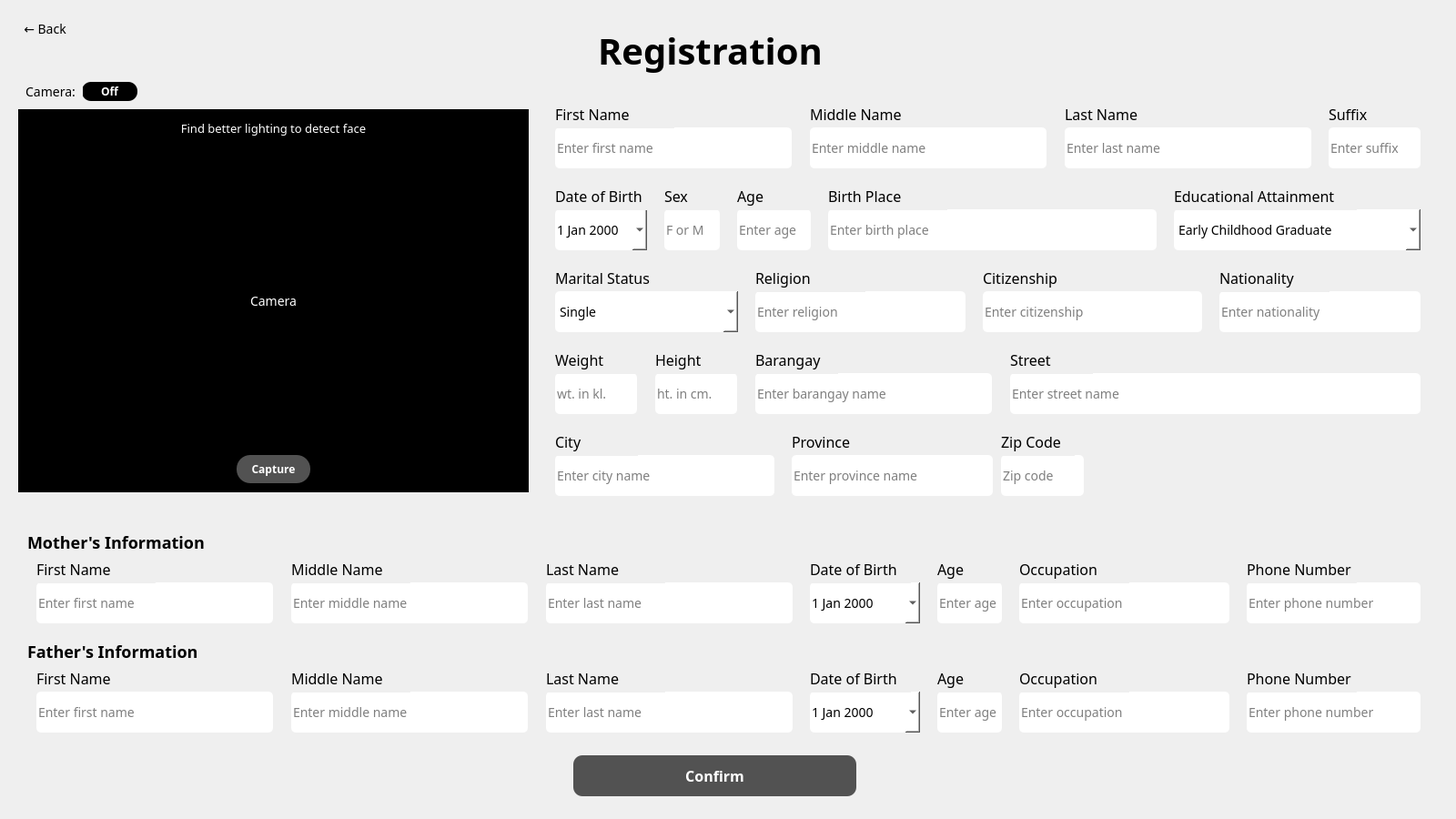
<?xml version="1.0" encoding="UTF-8"?>
<ui version="4.0">
 <class>Form</class>
 <widget class="QWidget" name="Form">
  <property name="geometry">
   <rect>
    <x>0</x>
    <y>0</y>
    <width>1600</width>
    <height>900</height>
   </rect>
  </property>
  <property name="windowTitle">
   <string>Face Card Register</string>
  </property>
  <property name="styleSheet">
   <string notr="true">*{
	background-color: #efefef;
	font-family: Poppins;
	font-size: 14px;
}


QPushButton#regConfirmBtn{
	background-color: #525252;
	color: white;
	border-radius: 10px;
	font-weight: 650;
	font-size: 16px;
}


QPushButton#regConfirmBtn:hover{
	background-color: black;
}


</string>
  </property>
  <property name="windowFilePath">
   <string>++++*</string>
  </property>
  <widget class="QLabel" name="registrationLabel">
   <property name="geometry">
    <rect>
     <x>620</x>
     <y>20</y>
     <width>321</width>
     <height>71</height>
    </rect>
   </property>
   <property name="styleSheet">
    <string notr="true">font-size: 40px;
font-weight: bold;
color: black;</string>
   </property>
   <property name="text">
    <string>Registration</string>
   </property>
   <property name="alignment">
    <set>Qt::AlignCenter</set>
   </property>
  </widget>
  <widget class="QPushButton" name="regConfirmBtn">
   <property name="geometry">
    <rect>
     <x>630</x>
     <y>830</y>
     <width>311</width>
     <height>45</height>
    </rect>
   </property>
   <property name="styleSheet">
    <string notr="true"/>
   </property>
   <property name="text">
    <string>Confirm</string>
   </property>
  </widget>
  <widget class="QLineEdit" name="paOccupationField">
   <property name="geometry">
    <rect>
     <x>1120</x>
     <y>760</y>
     <width>231</width>
     <height>45</height>
    </rect>
   </property>
   <property name="styleSheet">
    <string notr="true">background-color: white;
border-radius: 5px;</string>
   </property>
   <property name="placeholderText">
    <string>Enter occupation</string>
   </property>
  </widget>
  <widget class="QLineEdit" name="paMnameField">
   <property name="geometry">
    <rect>
     <x>320</x>
     <y>760</y>
     <width>260</width>
     <height>45</height>
    </rect>
   </property>
   <property name="styleSheet">
    <string notr="true">background-color: white;
border-radius: 5px;</string>
   </property>
   <property name="placeholderText">
    <string>Enter middle name</string>
   </property>
  </widget>
  <widget class="QLineEdit" name="paLnameField">
   <property name="geometry">
    <rect>
     <x>600</x>
     <y>760</y>
     <width>271</width>
     <height>45</height>
    </rect>
   </property>
   <property name="styleSheet">
    <string notr="true">background-color: white;
border-radius: 5px;</string>
   </property>
   <property name="placeholderText">
    <string>Enter last name</string>
   </property>
  </widget>
  <widget class="QLabel" name="paLnameLabel">
   <property name="geometry">
    <rect>
     <x>600</x>
     <y>730</y>
     <width>131</width>
     <height>31</height>
    </rect>
   </property>
   <property name="styleSheet">
    <string notr="true">font-size: 16px;</string>
   </property>
   <property name="text">
    <string>Last Name</string>
   </property>
  </widget>
  <widget class="QLineEdit" name="paPhonenumField">
   <property name="geometry">
    <rect>
     <x>1370</x>
     <y>760</y>
     <width>191</width>
     <height>45</height>
    </rect>
   </property>
   <property name="styleSheet">
    <string notr="true">background-color: white;
border-radius: 5px;</string>
   </property>
   <property name="text">
    <string/>
   </property>
   <property name="placeholderText">
    <string>Enter phone number</string>
   </property>
  </widget>
  <widget class="QLineEdit" name="paAgeField">
   <property name="geometry">
    <rect>
     <x>1030</x>
     <y>760</y>
     <width>71</width>
     <height>45</height>
    </rect>
   </property>
   <property name="styleSheet">
    <string notr="true">background-color: white;
border-radius: 5px;</string>
   </property>
   <property name="placeholderText">
    <string>Enter age</string>
   </property>
  </widget>
  <widget class="QDateEdit" name="paDobField">
   <property name="geometry">
    <rect>
     <x>890</x>
     <y>760</y>
     <width>121</width>
     <height>45</height>
    </rect>
   </property>
   <property name="styleSheet">
    <string notr="true">background-color: white;
border-radius: 5px;
color: black;</string>
   </property>
   <property name="calendarPopup">
    <bool>true</bool>
   </property>
  </widget>
  <widget class="QLabel" name="paAgeLabel">
   <property name="geometry">
    <rect>
     <x>1030</x>
     <y>730</y>
     <width>81</width>
     <height>31</height>
    </rect>
   </property>
   <property name="styleSheet">
    <string notr="true">font-size: 16px;</string>
   </property>
   <property name="text">
    <string>Age</string>
   </property>
  </widget>
  <widget class="QLabel" name="paDobLabel">
   <property name="geometry">
    <rect>
     <x>890</x>
     <y>730</y>
     <width>111</width>
     <height>31</height>
    </rect>
   </property>
   <property name="styleSheet">
    <string notr="true">font-size: 16px;</string>
   </property>
   <property name="text">
    <string>Date of Birth</string>
   </property>
  </widget>
  <widget class="QLabel" name="paMnameLabel">
   <property name="geometry">
    <rect>
     <x>320</x>
     <y>730</y>
     <width>131</width>
     <height>31</height>
    </rect>
   </property>
   <property name="styleSheet">
    <string notr="true">font-size: 16px;</string>
   </property>
   <property name="text">
    <string>Middle Name</string>
   </property>
  </widget>
  <widget class="QLabel" name="paFnameLabel">
   <property name="geometry">
    <rect>
     <x>40</x>
     <y>730</y>
     <width>131</width>
     <height>31</height>
    </rect>
   </property>
   <property name="styleSheet">
    <string notr="true">font-size: 16px;</string>
   </property>
   <property name="text">
    <string>First Name</string>
   </property>
  </widget>
  <widget class="QLineEdit" name="paFnameField">
   <property name="geometry">
    <rect>
     <x>40</x>
     <y>760</y>
     <width>260</width>
     <height>45</height>
    </rect>
   </property>
   <property name="styleSheet">
    <string notr="true">background-color: white;
border-radius: 5px;</string>
   </property>
   <property name="placeholderText">
    <string>Enter first name</string>
   </property>
  </widget>
  <widget class="QLabel" name="paOccupationLabel">
   <property name="geometry">
    <rect>
     <x>1120</x>
     <y>730</y>
     <width>121</width>
     <height>31</height>
    </rect>
   </property>
   <property name="styleSheet">
    <string notr="true">font-size: 16px;</string>
   </property>
   <property name="text">
    <string>Occupation</string>
   </property>
  </widget>
  <widget class="QLabel" name="momPhonenumLabel_2">
   <property name="geometry">
    <rect>
     <x>1370</x>
     <y>730</y>
     <width>121</width>
     <height>31</height>
    </rect>
   </property>
   <property name="styleSheet">
    <string notr="true">font-size: 16px;</string>
   </property>
   <property name="text">
    <string>Phone Number</string>
   </property>
  </widget>
  <widget class="QLabel" name="momInfoLabel_2">
   <property name="geometry">
    <rect>
     <x>30</x>
     <y>700</y>
     <width>231</width>
     <height>31</height>
    </rect>
   </property>
   <property name="styleSheet">
    <string notr="true">font-size: 18px;
font-weight: 600;</string>
   </property>
   <property name="text">
    <string>Father's Information</string>
   </property>
  </widget>
  <widget class="QLineEdit" name="momFnameField">
   <property name="geometry">
    <rect>
     <x>40</x>
     <y>640</y>
     <width>260</width>
     <height>45</height>
    </rect>
   </property>
   <property name="styleSheet">
    <string notr="true">background-color: white;
border-radius: 5px;</string>
   </property>
   <property name="text">
    <string/>
   </property>
   <property name="placeholderText">
    <string>Enter first name</string>
   </property>
  </widget>
  <widget class="QLabel" name="momInfoLabel">
   <property name="geometry">
    <rect>
     <x>30</x>
     <y>580</y>
     <width>231</width>
     <height>31</height>
    </rect>
   </property>
   <property name="styleSheet">
    <string notr="true">font-size: 18px;
font-weight: 600;</string>
   </property>
   <property name="text">
    <string>Mother's Information</string>
   </property>
  </widget>
  <widget class="QLabel" name="momFnameLabel">
   <property name="geometry">
    <rect>
     <x>40</x>
     <y>610</y>
     <width>131</width>
     <height>31</height>
    </rect>
   </property>
   <property name="styleSheet">
    <string notr="true">font-size: 16px;</string>
   </property>
   <property name="text">
    <string>First Name</string>
   </property>
  </widget>
  <widget class="QLineEdit" name="momMnameField">
   <property name="geometry">
    <rect>
     <x>320</x>
     <y>640</y>
     <width>260</width>
     <height>45</height>
    </rect>
   </property>
   <property name="styleSheet">
    <string notr="true">background-color: white;
border-radius: 5px;</string>
   </property>
   <property name="placeholderText">
    <string>Enter middle name</string>
   </property>
  </widget>
  <widget class="QLabel" name="momMnameLabel">
   <property name="geometry">
    <rect>
     <x>320</x>
     <y>610</y>
     <width>131</width>
     <height>31</height>
    </rect>
   </property>
   <property name="styleSheet">
    <string notr="true">font-size: 16px;</string>
   </property>
   <property name="text">
    <string>Middle Name</string>
   </property>
  </widget>
  <widget class="QLineEdit" name="momLnameField">
   <property name="geometry">
    <rect>
     <x>600</x>
     <y>640</y>
     <width>271</width>
     <height>45</height>
    </rect>
   </property>
   <property name="styleSheet">
    <string notr="true">background-color: white;
border-radius: 5px;</string>
   </property>
   <property name="placeholderText">
    <string>Enter last name</string>
   </property>
  </widget>
  <widget class="QLabel" name="momLnameLabel">
   <property name="geometry">
    <rect>
     <x>600</x>
     <y>610</y>
     <width>131</width>
     <height>31</height>
    </rect>
   </property>
   <property name="styleSheet">
    <string notr="true">font-size: 16px;</string>
   </property>
   <property name="text">
    <string>Last Name</string>
   </property>
  </widget>
  <widget class="QDateEdit" name="momDobField">
   <property name="geometry">
    <rect>
     <x>890</x>
     <y>640</y>
     <width>121</width>
     <height>45</height>
    </rect>
   </property>
   <property name="styleSheet">
    <string notr="true">background-color: white;
border-radius: 5px;
color: black;</string>
   </property>
   <property name="calendarPopup">
    <bool>true</bool>
   </property>
  </widget>
  <widget class="QLabel" name="momDobLabel">
   <property name="geometry">
    <rect>
     <x>890</x>
     <y>610</y>
     <width>111</width>
     <height>31</height>
    </rect>
   </property>
   <property name="styleSheet">
    <string notr="true">font-size: 16px;</string>
   </property>
   <property name="text">
    <string>Date of Birth</string>
   </property>
  </widget>
  <widget class="QLineEdit" name="momAgeField">
   <property name="geometry">
    <rect>
     <x>1030</x>
     <y>640</y>
     <width>71</width>
     <height>45</height>
    </rect>
   </property>
   <property name="styleSheet">
    <string notr="true">background-color: white;
border-radius: 5px;</string>
   </property>
   <property name="placeholderText">
    <string>Enter age</string>
   </property>
  </widget>
  <widget class="QLabel" name="momAgeLabel">
   <property name="geometry">
    <rect>
     <x>1030</x>
     <y>610</y>
     <width>81</width>
     <height>31</height>
    </rect>
   </property>
   <property name="styleSheet">
    <string notr="true">font-size: 16px;</string>
   </property>
   <property name="text">
    <string>Age</string>
   </property>
  </widget>
  <widget class="QLineEdit" name="momOccupationField">
   <property name="geometry">
    <rect>
     <x>1120</x>
     <y>640</y>
     <width>231</width>
     <height>45</height>
    </rect>
   </property>
   <property name="styleSheet">
    <string notr="true">background-color: white;
border-radius: 5px;</string>
   </property>
   <property name="placeholderText">
    <string>Enter occupation</string>
   </property>
  </widget>
  <widget class="QLabel" name="momOccupationLabel">
   <property name="geometry">
    <rect>
     <x>1120</x>
     <y>610</y>
     <width>121</width>
     <height>31</height>
    </rect>
   </property>
   <property name="styleSheet">
    <string notr="true">font-size: 16px;</string>
   </property>
   <property name="text">
    <string>Occupation</string>
   </property>
  </widget>
  <widget class="QLineEdit" name="momPhonenumField">
   <property name="geometry">
    <rect>
     <x>1370</x>
     <y>640</y>
     <width>191</width>
     <height>45</height>
    </rect>
   </property>
   <property name="styleSheet">
    <string notr="true">background-color: white;
border-radius: 5px;</string>
   </property>
   <property name="text">
    <string/>
   </property>
   <property name="placeholderText">
    <string>Enter phone number</string>
   </property>
  </widget>
  <widget class="QLabel" name="momPhonenumLabel">
   <property name="geometry">
    <rect>
     <x>1370</x>
     <y>610</y>
     <width>121</width>
     <height>31</height>
    </rect>
   </property>
   <property name="styleSheet">
    <string notr="true">font-size: 16px;</string>
   </property>
   <property name="text">
    <string>Phone Number</string>
   </property>
  </widget>
  <widget class="QLabel" name="suffixLabel">
   <property name="geometry">
    <rect>
     <x>1460</x>
     <y>110</y>
     <width>71</width>
     <height>31</height>
    </rect>
   </property>
   <property name="styleSheet">
    <string notr="true">font-size: 16px;</string>
   </property>
   <property name="text">
    <string>Suffix</string>
   </property>
  </widget>
  <widget class="QLabel" name="lnameLabel">
   <property name="geometry">
    <rect>
     <x>1170</x>
     <y>110</y>
     <width>131</width>
     <height>31</height>
    </rect>
   </property>
   <property name="styleSheet">
    <string notr="true">font-size: 16px;</string>
   </property>
   <property name="text">
    <string>Last Name</string>
   </property>
  </widget>
  <widget class="QLineEdit" name="fnameField">
   <property name="geometry">
    <rect>
     <x>610</x>
     <y>140</y>
     <width>260</width>
     <height>45</height>
    </rect>
   </property>
   <property name="styleSheet">
    <string notr="true">background-color: white;
border-radius: 5px;</string>
   </property>
   <property name="placeholderText">
    <string>Enter first name</string>
   </property>
  </widget>
  <widget class="QLabel" name="mnameLabel">
   <property name="geometry">
    <rect>
     <x>890</x>
     <y>110</y>
     <width>131</width>
     <height>31</height>
    </rect>
   </property>
   <property name="styleSheet">
    <string notr="true">font-size: 16px;</string>
   </property>
   <property name="text">
    <string>Middle Name</string>
   </property>
  </widget>
  <widget class="QLineEdit" name="suffixField">
   <property name="geometry">
    <rect>
     <x>1460</x>
     <y>140</y>
     <width>101</width>
     <height>45</height>
    </rect>
   </property>
   <property name="styleSheet">
    <string notr="true">background-color: white;
border-radius: 5px;</string>
   </property>
   <property name="placeholderText">
    <string>Enter suffix</string>
   </property>
  </widget>
  <widget class="QLabel" name="fnameLabel">
   <property name="geometry">
    <rect>
     <x>610</x>
     <y>110</y>
     <width>131</width>
     <height>31</height>
    </rect>
   </property>
   <property name="styleSheet">
    <string notr="true">font-size: 16px;</string>
   </property>
   <property name="text">
    <string>First Name</string>
   </property>
  </widget>
  <widget class="QLineEdit" name="mnameField">
   <property name="geometry">
    <rect>
     <x>890</x>
     <y>140</y>
     <width>260</width>
     <height>45</height>
    </rect>
   </property>
   <property name="styleSheet">
    <string notr="true">background-color: white;
border-radius: 5px;</string>
   </property>
   <property name="placeholderText">
    <string>Enter middle name</string>
   </property>
  </widget>
  <widget class="QLineEdit" name="lnameField">
   <property name="geometry">
    <rect>
     <x>1170</x>
     <y>140</y>
     <width>271</width>
     <height>45</height>
    </rect>
   </property>
   <property name="styleSheet">
    <string notr="true">background-color: white;
border-radius: 5px;</string>
   </property>
   <property name="placeholderText">
    <string>Enter last name</string>
   </property>
  </widget>
  <widget class="QLineEdit" name="sexField">
   <property name="geometry">
    <rect>
     <x>730</x>
     <y>230</y>
     <width>61</width>
     <height>45</height>
    </rect>
   </property>
   <property name="styleSheet">
    <string notr="true">background-color: white;
border-radius: 5px;</string>
   </property>
   <property name="placeholderText">
    <string>F or M</string>
   </property>
  </widget>
  <widget class="QLabel" name="sexLabel">
   <property name="geometry">
    <rect>
     <x>730</x>
     <y>200</y>
     <width>61</width>
     <height>31</height>
    </rect>
   </property>
   <property name="styleSheet">
    <string notr="true">font-size: 16px;</string>
   </property>
   <property name="text">
    <string>Sex</string>
   </property>
  </widget>
  <widget class="QDateEdit" name="dobField">
   <property name="geometry">
    <rect>
     <x>610</x>
     <y>230</y>
     <width>101</width>
     <height>45</height>
    </rect>
   </property>
   <property name="styleSheet">
    <string notr="true">background-color: white;
border-radius: 5px;
color: black;</string>
   </property>
   <property name="calendarPopup">
    <bool>true</bool>
   </property>
  </widget>
  <widget class="QLabel" name="dobLabel">
   <property name="geometry">
    <rect>
     <x>610</x>
     <y>200</y>
     <width>111</width>
     <height>31</height>
    </rect>
   </property>
   <property name="styleSheet">
    <string notr="true">font-size: 16px;</string>
   </property>
   <property name="text">
    <string>Date of Birth</string>
   </property>
  </widget>
  <widget class="QLineEdit" name="ageField">
   <property name="geometry">
    <rect>
     <x>810</x>
     <y>230</y>
     <width>81</width>
     <height>45</height>
    </rect>
   </property>
   <property name="styleSheet">
    <string notr="true">background-color: white;
border-radius: 5px;</string>
   </property>
   <property name="placeholderText">
    <string>Enter age</string>
   </property>
  </widget>
  <widget class="QLabel" name="ageLabel">
   <property name="geometry">
    <rect>
     <x>810</x>
     <y>200</y>
     <width>81</width>
     <height>31</height>
    </rect>
   </property>
   <property name="styleSheet">
    <string notr="true">font-size: 16px;</string>
   </property>
   <property name="text">
    <string>Age</string>
   </property>
  </widget>
  <widget class="QLineEdit" name="birthplaceField">
   <property name="geometry">
    <rect>
     <x>910</x>
     <y>230</y>
     <width>361</width>
     <height>45</height>
    </rect>
   </property>
   <property name="styleSheet">
    <string notr="true">background-color: white;
border-radius: 5px;</string>
   </property>
   <property name="placeholderText">
    <string>Enter birth place</string>
   </property>
  </widget>
  <widget class="QLabel" name="birthplaceLabel">
   <property name="geometry">
    <rect>
     <x>910</x>
     <y>200</y>
     <width>131</width>
     <height>31</height>
    </rect>
   </property>
   <property name="styleSheet">
    <string notr="true">font-size: 16px;</string>
   </property>
   <property name="text">
    <string>Birth Place</string>
   </property>
  </widget>
  <widget class="QComboBox" name="educattField">
   <property name="geometry">
    <rect>
     <x>1290</x>
     <y>230</y>
     <width>271</width>
     <height>45</height>
    </rect>
   </property>
   <property name="styleSheet">
    <string notr="true">background-color: white;
border-radius: 5px;
font-size: 14px</string>
   </property>
   <item>
    <property name="text">
     <string>Early Childhood Graduate</string>
    </property>
   </item>
   <item>
    <property name="text">
     <string>Some Elementary</string>
    </property>
   </item>
   <item>
    <property name="text">
     <string>Elementary Graduate</string>
    </property>
   </item>
   <item>
    <property name="text">
     <string>Some High School</string>
    </property>
   </item>
   <item>
    <property name="text">
     <string>High School Graduate</string>
    </property>
   </item>
   <item>
    <property name="text">
     <string>Some College</string>
    </property>
   </item>
   <item>
    <property name="text">
     <string>Associate's Degree</string>
    </property>
   </item>
   <item>
    <property name="text">
     <string>Bachelor's Degree</string>
    </property>
   </item>
   <item>
    <property name="text">
     <string>Master's Degree</string>
    </property>
   </item>
   <item>
    <property name="text">
     <string>Doctorate Degree</string>
    </property>
   </item>
   <item>
    <property name="text">
     <string>Other</string>
    </property>
   </item>
  </widget>
  <widget class="QLabel" name="educattLabel">
   <property name="geometry">
    <rect>
     <x>1290</x>
     <y>200</y>
     <width>201</width>
     <height>31</height>
    </rect>
   </property>
   <property name="styleSheet">
    <string notr="true">font-size: 16px;</string>
   </property>
   <property name="text">
    <string>Educational Attainment</string>
   </property>
  </widget>
  <widget class="QLabel" name="mstatusLabel">
   <property name="geometry">
    <rect>
     <x>610</x>
     <y>290</y>
     <width>121</width>
     <height>31</height>
    </rect>
   </property>
   <property name="styleSheet">
    <string notr="true">font-size: 16px;</string>
   </property>
   <property name="text">
    <string>Marital Status</string>
   </property>
  </widget>
  <widget class="QLineEdit" name="nationalityField">
   <property name="geometry">
    <rect>
     <x>1340</x>
     <y>320</y>
     <width>221</width>
     <height>45</height>
    </rect>
   </property>
   <property name="styleSheet">
    <string notr="true">background-color: white;
border-radius: 5px;</string>
   </property>
   <property name="placeholderText">
    <string>Enter nationality</string>
   </property>
  </widget>
  <widget class="QLabel" name="nationalityLabel">
   <property name="geometry">
    <rect>
     <x>1340</x>
     <y>290</y>
     <width>121</width>
     <height>31</height>
    </rect>
   </property>
   <property name="styleSheet">
    <string notr="true">font-size: 16px;</string>
   </property>
   <property name="text">
    <string>Nationality</string>
   </property>
  </widget>
  <widget class="QLineEdit" name="brgyField">
   <property name="geometry">
    <rect>
     <x>830</x>
     <y>410</y>
     <width>260</width>
     <height>45</height>
    </rect>
   </property>
   <property name="styleSheet">
    <string notr="true">background-color: white;
border-radius: 5px;</string>
   </property>
   <property name="text">
    <string/>
   </property>
   <property name="placeholderText">
    <string>Enter barangay name</string>
   </property>
  </widget>
  <widget class="QLabel" name="brgyLabel">
   <property name="geometry">
    <rect>
     <x>830</x>
     <y>380</y>
     <width>91</width>
     <height>31</height>
    </rect>
   </property>
   <property name="styleSheet">
    <string notr="true">font-size: 16px;</string>
   </property>
   <property name="text">
    <string>Barangay</string>
   </property>
  </widget>
  <widget class="QLineEdit" name="religionField">
   <property name="geometry">
    <rect>
     <x>830</x>
     <y>320</y>
     <width>231</width>
     <height>45</height>
    </rect>
   </property>
   <property name="styleSheet">
    <string notr="true">background-color: white;
border-radius: 5px;</string>
   </property>
   <property name="placeholderText">
    <string>Enter religion</string>
   </property>
  </widget>
  <widget class="QLabel" name="religionLabel">
   <property name="geometry">
    <rect>
     <x>830</x>
     <y>290</y>
     <width>121</width>
     <height>31</height>
    </rect>
   </property>
   <property name="styleSheet">
    <string notr="true">font-size: 16px;</string>
   </property>
   <property name="text">
    <string>Religion</string>
   </property>
  </widget>
  <widget class="QLabel" name="citizenshipLabel">
   <property name="geometry">
    <rect>
     <x>1080</x>
     <y>290</y>
     <width>121</width>
     <height>31</height>
    </rect>
   </property>
   <property name="styleSheet">
    <string notr="true">font-size: 16px;</string>
   </property>
   <property name="text">
    <string>Citizenship</string>
   </property>
  </widget>
  <widget class="QLineEdit" name="citizenshipField">
   <property name="geometry">
    <rect>
     <x>1080</x>
     <y>320</y>
     <width>241</width>
     <height>45</height>
    </rect>
   </property>
   <property name="styleSheet">
    <string notr="true">background-color: white;
border-radius: 5px;</string>
   </property>
   <property name="placeholderText">
    <string>Enter citizenship</string>
   </property>
  </widget>
  <widget class="QLineEdit" name="heightField">
   <property name="geometry">
    <rect>
     <x>720</x>
     <y>410</y>
     <width>90</width>
     <height>45</height>
    </rect>
   </property>
   <property name="styleSheet">
    <string notr="true">background-color: white;
border-radius: 5px;</string>
   </property>
   <property name="placeholderText">
    <string>ht. in cm.</string>
   </property>
  </widget>
  <widget class="QLabel" name="heightLabel">
   <property name="geometry">
    <rect>
     <x>720</x>
     <y>380</y>
     <width>91</width>
     <height>31</height>
    </rect>
   </property>
   <property name="styleSheet">
    <string notr="true">font-size: 16px;</string>
   </property>
   <property name="text">
    <string>Height</string>
   </property>
  </widget>
  <widget class="QLineEdit" name="weightField">
   <property name="geometry">
    <rect>
     <x>610</x>
     <y>410</y>
     <width>90</width>
     <height>45</height>
    </rect>
   </property>
   <property name="styleSheet">
    <string notr="true">background-color: white;
border-radius: 5px;</string>
   </property>
   <property name="placeholderText">
    <string>wt. in kl.</string>
   </property>
  </widget>
  <widget class="QLabel" name="weightLabel">
   <property name="geometry">
    <rect>
     <x>610</x>
     <y>380</y>
     <width>91</width>
     <height>31</height>
    </rect>
   </property>
   <property name="styleSheet">
    <string notr="true">font-size: 16px;</string>
   </property>
   <property name="text">
    <string>Weight</string>
   </property>
  </widget>
  <widget class="QLineEdit" name="streetField">
   <property name="geometry">
    <rect>
     <x>1110</x>
     <y>410</y>
     <width>451</width>
     <height>45</height>
    </rect>
   </property>
   <property name="styleSheet">
    <string notr="true">background-color: white;
border-radius: 5px;</string>
   </property>
   <property name="text">
    <string/>
   </property>
   <property name="placeholderText">
    <string>Enter street name</string>
   </property>
  </widget>
  <widget class="QLabel" name="streetLabel">
   <property name="geometry">
    <rect>
     <x>1110</x>
     <y>380</y>
     <width>91</width>
     <height>31</height>
    </rect>
   </property>
   <property name="styleSheet">
    <string notr="true">font-size: 16px;</string>
   </property>
   <property name="text">
    <string>Street</string>
   </property>
  </widget>
  <widget class="QLabel" name="cityLabel_2">
   <property name="geometry">
    <rect>
     <x>870</x>
     <y>470</y>
     <width>91</width>
     <height>31</height>
    </rect>
   </property>
   <property name="styleSheet">
    <string notr="true">font-size: 16px;</string>
   </property>
   <property name="text">
    <string>Province</string>
   </property>
  </widget>
  <widget class="QLineEdit" name="cityField">
   <property name="geometry">
    <rect>
     <x>610</x>
     <y>500</y>
     <width>241</width>
     <height>45</height>
    </rect>
   </property>
   <property name="styleSheet">
    <string notr="true">background-color: white;
border-radius: 5px;</string>
   </property>
   <property name="text">
    <string/>
   </property>
   <property name="placeholderText">
    <string>Enter city name</string>
   </property>
  </widget>
  <widget class="QLabel" name="cityLabel">
   <property name="geometry">
    <rect>
     <x>610</x>
     <y>470</y>
     <width>91</width>
     <height>31</height>
    </rect>
   </property>
   <property name="styleSheet">
    <string notr="true">font-size: 16px;</string>
   </property>
   <property name="text">
    <string>City</string>
   </property>
  </widget>
  <widget class="QLineEdit" name="provinceField">
   <property name="geometry">
    <rect>
     <x>870</x>
     <y>500</y>
     <width>221</width>
     <height>45</height>
    </rect>
   </property>
   <property name="styleSheet">
    <string notr="true">background-color: white;
border-radius: 5px;</string>
   </property>
   <property name="text">
    <string/>
   </property>
   <property name="placeholderText">
    <string>Enter province name</string>
   </property>
  </widget>
  <widget class="QLineEdit" name="zipcodeField">
   <property name="geometry">
    <rect>
     <x>1100</x>
     <y>500</y>
     <width>91</width>
     <height>45</height>
    </rect>
   </property>
   <property name="styleSheet">
    <string notr="true">background-color: white;
border-radius: 5px;</string>
   </property>
   <property name="text">
    <string/>
   </property>
   <property name="placeholderText">
    <string>Zip code</string>
   </property>
  </widget>
  <widget class="QLabel" name="cityLabel_3">
   <property name="geometry">
    <rect>
     <x>1100</x>
     <y>470</y>
     <width>81</width>
     <height>31</height>
    </rect>
   </property>
   <property name="styleSheet">
    <string notr="true">font-size: 16px;</string>
   </property>
   <property name="text">
    <string>Zip Code</string>
   </property>
  </widget>
  <widget class="QComboBox" name="mstatusCBox">
   <property name="geometry">
    <rect>
     <x>610</x>
     <y>320</y>
     <width>201</width>
     <height>45</height>
    </rect>
   </property>
   <property name="styleSheet">
    <string notr="true">background-color: white;
border-radius: 5px;
font-size: 14px</string>
   </property>
   <item>
    <property name="text">
     <string>Single</string>
    </property>
   </item>
   <item>
    <property name="text">
     <string>Maried</string>
    </property>
   </item>
   <item>
    <property name="text">
     <string>Divorced</string>
    </property>
   </item>
   <item>
    <property name="text">
     <string>WIdowed</string>
    </property>
   </item>
   <item>
    <property name="text">
     <string>Separated</string>
    </property>
   </item>
  </widget>
  <widget class="QLabel" name="regCameraFeed">
   <property name="geometry">
    <rect>
     <x>20</x>
     <y>120</y>
     <width>561</width>
     <height>421</height>
    </rect>
   </property>
   <property name="styleSheet">
    <string notr="true">*{
color: white;
background-color: black;
}
</string>
   </property>
   <property name="text">
    <string>Camera</string>
   </property>
   <property name="alignment">
    <set>Qt::AlignCenter</set>
   </property>
  </widget>
  <widget class="QPushButton" name="regCaptureBtn">
   <property name="geometry">
    <rect>
     <x>260</x>
     <y>500</y>
     <width>81</width>
     <height>31</height>
    </rect>
   </property>
   <property name="styleSheet">
    <string notr="true">QPushButton#regCaptureBtn{
background-color: #525252;
color: white;
border-radius: 15px;
font-weight: 500;
font-size: 12px;
}</string>
   </property>
   <property name="text">
    <string>Capture</string>
   </property>
   <property name="autoExclusive">
    <bool>false</bool>
   </property>
  </widget>
  <widget class="QLabel" name="camInstruction">
   <property name="geometry">
    <rect>
     <x>20</x>
     <y>120</y>
     <width>561</width>
     <height>41</height>
    </rect>
   </property>
   <property name="styleSheet">
    <string notr="true">font-size: 13px;
color: white;
background-color: black;</string>
   </property>
   <property name="text">
    <string>Find better lighting to detect face</string>
   </property>
   <property name="alignment">
    <set>Qt::AlignCenter</set>
   </property>
  </widget>
  <widget class="QPushButton" name="regToggleCamBtn">
   <property name="geometry">
    <rect>
     <x>90</x>
     <y>90</y>
     <width>61</width>
     <height>21</height>
    </rect>
   </property>
   <property name="styleSheet">
    <string notr="true">QPushButton#regToggleCamBtn{
background-color: black;
color: white;
border-radius: 10px;
font-weight: 500;
font-size: 12px;
}</string>
   </property>
   <property name="text">
    <string>Off</string>
   </property>
   <property name="autoExclusive">
    <bool>false</bool>
   </property>
  </widget>
  <widget class="QLabel" name="camInstruction_2">
   <property name="geometry">
    <rect>
     <x>20</x>
     <y>90</y>
     <width>71</width>
     <height>21</height>
    </rect>
   </property>
   <property name="styleSheet">
    <string notr="true">font-size: 14px;
color: black;</string>
   </property>
   <property name="text">
    <string>Camera:</string>
   </property>
   <property name="alignment">
    <set>Qt::AlignCenter</set>
   </property>
  </widget>
  <widget class="QPushButton" name="backBtn">
   <property name="geometry">
    <rect>
     <x>14</x>
     <y>20</y>
     <width>71</width>
     <height>23</height>
    </rect>
   </property>
   <property name="styleSheet">
    <string notr="true">border: none;
background-color: transparent;</string>
   </property>
   <property name="text">
    <string>← Back</string>
   </property>
  </widget>
 </widget>
 <resources>
  <include location="../py/resource.qrc"/>
 </resources>
 <connections/>
</ui>
